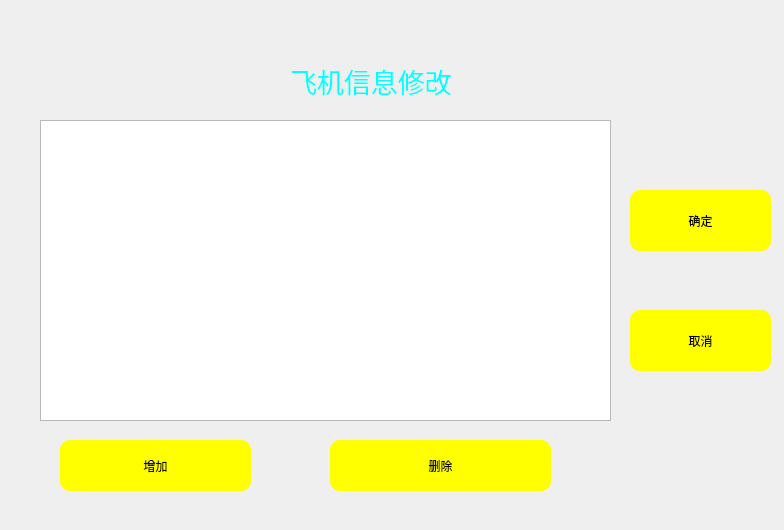
<?xml version="1.0" encoding="UTF-8"?>
<ui version="4.0">
 <class>Dispatch</class>
 <widget class="QDialog" name="Dispatch">
  <property name="geometry">
   <rect>
    <x>0</x>
    <y>0</y>
    <width>784</width>
    <height>530</height>
   </rect>
  </property>
  <property name="windowTitle">
   <string>Dialog</string>
  </property>
  <property name="styleSheet">
   <string notr="true">#Dispatch{border-image: url(:/bg1.jpg);}</string>
  </property>
  <widget class="QTableWidget" name="detail">
   <property name="geometry">
    <rect>
     <x>40</x>
     <y>120</y>
     <width>571</width>
     <height>301</height>
    </rect>
   </property>
   <property name="styleSheet">
    <string notr="true">font: 10pt &quot;微软雅黑&quot;;</string>
   </property>
  </widget>
  <widget class="QLabel" name="title">
   <property name="geometry">
    <rect>
     <x>290</x>
     <y>60</y>
     <width>271</width>
     <height>41</height>
    </rect>
   </property>
   <property name="font">
    <font>
     <family>楷体</family>
     <pointsize>20</pointsize>
     <weight>50</weight>
     <italic>false</italic>
     <bold>false</bold>
    </font>
   </property>
   <property name="styleSheet">
    <string notr="true">font: 20pt &quot;楷体&quot;;
color: rgb(0, 255, 255);</string>
   </property>
   <property name="text">
    <string>飞机信息修改</string>
   </property>
  </widget>
  <widget class="QPushButton" name="acceptbtn">
   <property name="geometry">
    <rect>
     <x>630</x>
     <y>190</y>
     <width>141</width>
     <height>61</height>
    </rect>
   </property>
   <property name="styleSheet">
    <string notr="true">QPushButton{
border-style:outset;
font: 14pt &quot;楷体&quot;;
background-color: rgb(255, 255, 0);
border-radius:10px;
}
QPushButton:pressed{
border-style:inset;
border-radius:10px;
background-color:rgb(255, 255, 255);
font: 14pt &quot;楷体&quot;;
}</string>
   </property>
   <property name="text">
    <string>确定</string>
   </property>
  </widget>
  <widget class="QPushButton" name="cancelbtn">
   <property name="geometry">
    <rect>
     <x>630</x>
     <y>310</y>
     <width>141</width>
     <height>61</height>
    </rect>
   </property>
   <property name="styleSheet">
    <string notr="true">QPushButton{
border-style:outset;
font: 14pt &quot;楷体&quot;;
background-color: rgb(255, 255, 0);
border-radius:10px;
}
QPushButton:pressed{
border-style:inset;
border-radius:10px;
background-color:rgb(255, 255, 255);
font: 14pt &quot;楷体&quot;;
}</string>
   </property>
   <property name="text">
    <string>取消</string>
   </property>
  </widget>
  <widget class="QPushButton" name="addbtn">
   <property name="geometry">
    <rect>
     <x>60</x>
     <y>440</y>
     <width>191</width>
     <height>51</height>
    </rect>
   </property>
   <property name="styleSheet">
    <string notr="true">QPushButton{
border-style:outset;
font: 14pt &quot;楷体&quot;;
background-color: rgb(255, 255, 0);
border-radius:10px;
}
QPushButton:pressed{
border-style:inset;
border-radius:10px;
background-color:rgb(255, 255, 255);
font: 14pt &quot;楷体&quot;;
}</string>
   </property>
   <property name="text">
    <string>增加</string>
   </property>
  </widget>
  <widget class="QPushButton" name="deletebtn">
   <property name="geometry">
    <rect>
     <x>330</x>
     <y>440</y>
     <width>221</width>
     <height>51</height>
    </rect>
   </property>
   <property name="styleSheet">
    <string notr="true">QPushButton{
border-style:outset;
font: 14pt &quot;楷体&quot;;
background-color: rgb(255, 255, 0);
border-radius:10px;
}
QPushButton:pressed{
border-style:inset;
border-radius:10px;
background-color:rgb(255, 255, 255);
font: 14pt &quot;楷体&quot;;
}</string>
   </property>
   <property name="text">
    <string>删除</string>
   </property>
  </widget>
 </widget>
 <resources/>
 <connections>
  <connection>
   <sender>acceptbtn</sender>
   <signal>clicked()</signal>
   <receiver>Dispatch</receiver>
   <slot>accept()</slot>
   <hints>
    <hint type="sourcelabel">
     <x>717</x>
     <y>311</y>
    </hint>
    <hint type="destinationlabel">
     <x>778</x>
     <y>350</y>
    </hint>
   </hints>
  </connection>
  <connection>
   <sender>cancelbtn</sender>
   <signal>clicked()</signal>
   <receiver>Dispatch</receiver>
   <slot>exit()</slot>
   <hints>
    <hint type="sourcelabel">
     <x>699</x>
     <y>389</y>
    </hint>
    <hint type="destinationlabel">
     <x>778</x>
     <y>432</y>
    </hint>
   </hints>
  </connection>
  <connection>
   <sender>addbtn</sender>
   <signal>clicked()</signal>
   <receiver>Dispatch</receiver>
   <slot>tableadd()</slot>
   <hints>
    <hint type="sourcelabel">
     <x>200</x>
     <y>472</y>
    </hint>
    <hint type="destinationlabel">
     <x>259</x>
     <y>471</y>
    </hint>
   </hints>
  </connection>
  <connection>
   <sender>deletebtn</sender>
   <signal>clicked()</signal>
   <receiver>Dispatch</receiver>
   <slot>tabledelete()</slot>
   <hints>
    <hint type="sourcelabel">
     <x>523</x>
     <y>467</y>
    </hint>
    <hint type="destinationlabel">
     <x>598</x>
     <y>477</y>
    </hint>
   </hints>
  </connection>
 </connections>
 <slots>
  <slot>exit()</slot>
  <slot>tableadd()</slot>
  <slot>tabledelete()</slot>
 </slots>
</ui>
